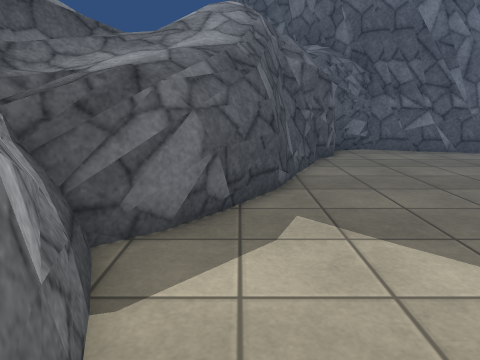
view 1 (above)

18 first-person views from a walk through a 3-D level made in the Unity game engine. The camera is 1.2 m above the floor, tilts 12° down and sees 70° across. The floor is counted in squares, 0.5 m on a side. Each view is taken from the middle of a square. On the plan, view 1 faces up. The plan holds only what a view shows up to about 20 squares ahead; the rest is blank. The place goes on beyond the plan. The player is left out. Some animated figures are not drawn. Surface patterns are stand-ins for the level's own textures.

view 2
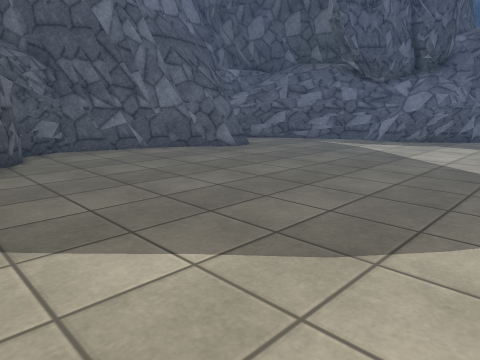

view 3
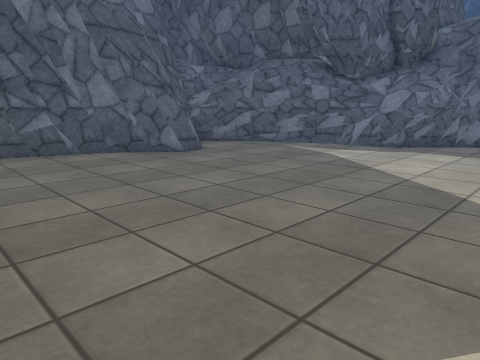

view 4
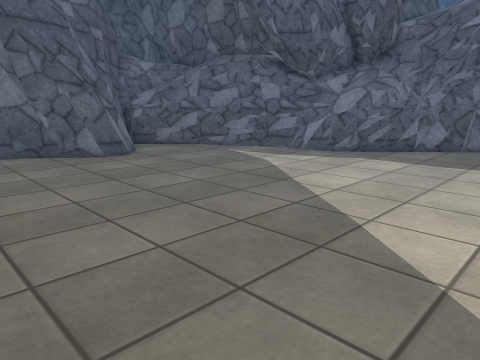

view 5
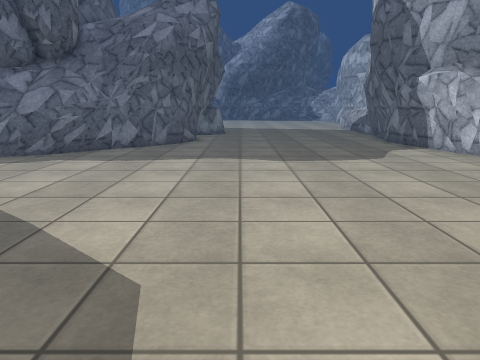

view 6
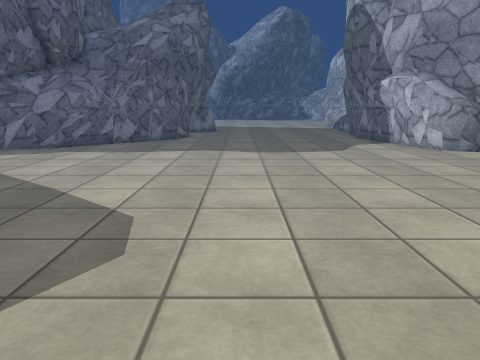

view 7
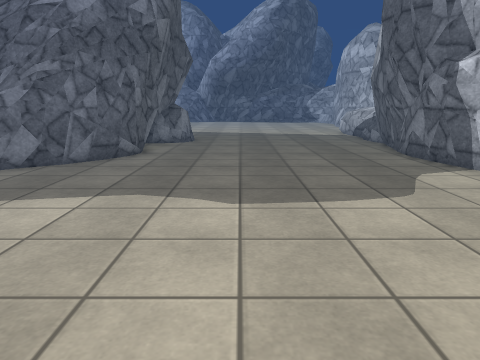

view 8
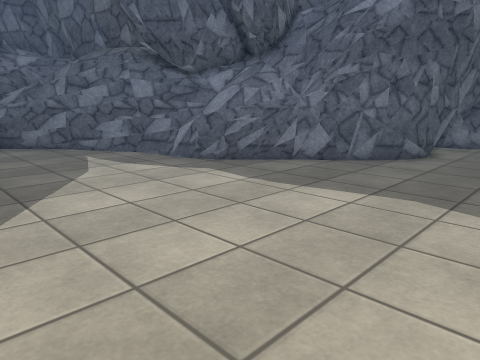

view 9
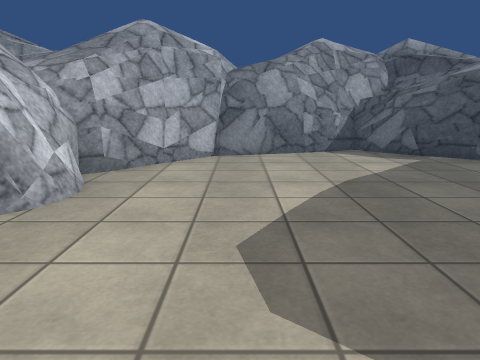

view 10
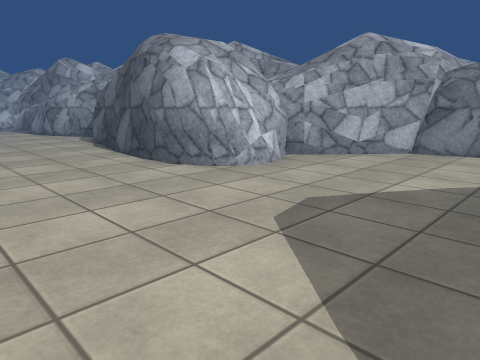

view 11
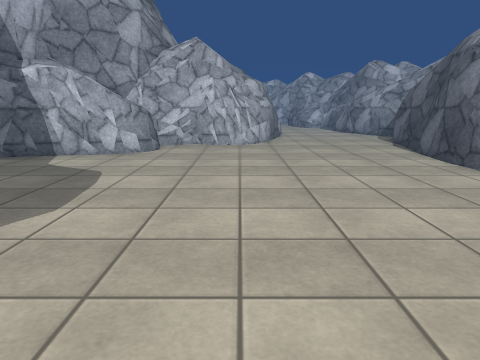

view 12
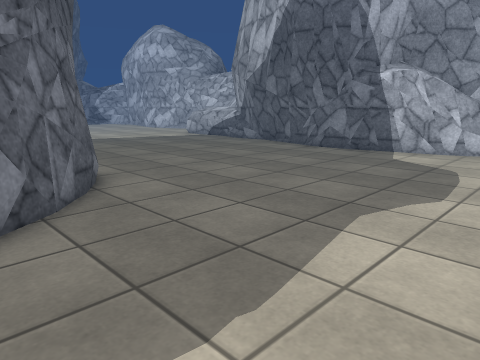

view 13
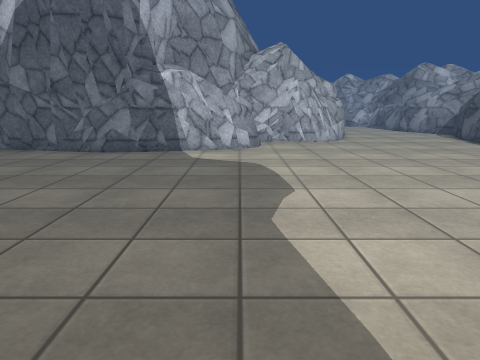

view 14
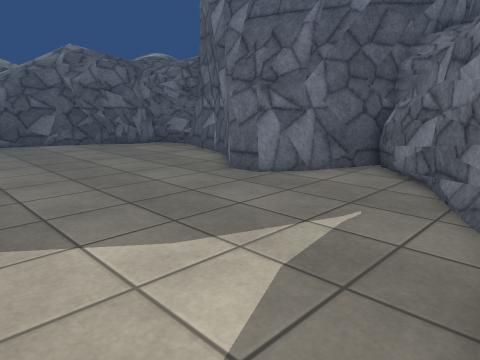

view 15
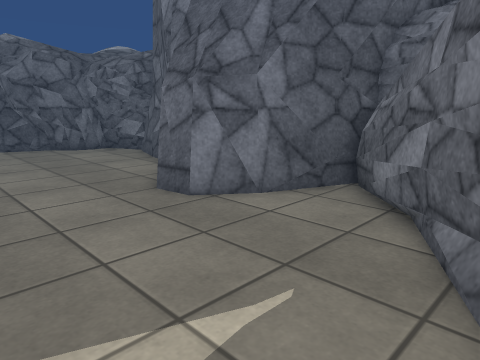

view 16
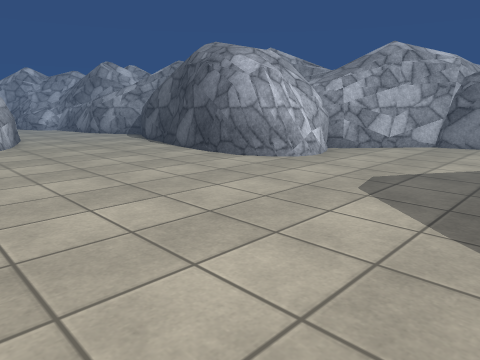

view 17
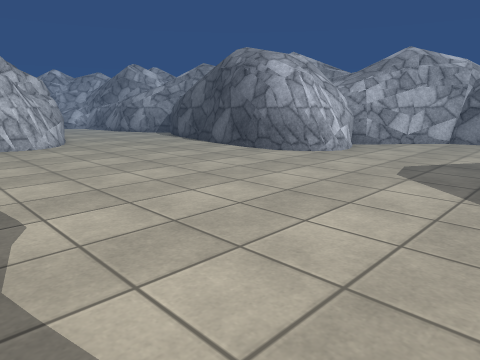

view 18
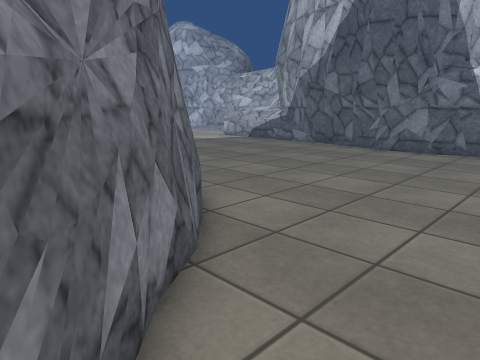

### Floor plan
Key: @ floor where view 1 was taken; # wall or solid block; . floor; = window, fence, low wall or low ledge; ^ raised ledge.
Columns run from 5 left of view 1 to 38 right of it. Each row starts with its distance up from view 1.
 20            ######       ###
 19           ##..=####    ##.##
 18          ##......###  ##=..##
 17          ##........#####....#
 16         ##..........###.....##
 15        ###...................##
 14        #=.....................##
 13       ##......................##
 12       #=.......................##
 11       #........................=##
 10  ^   ##........................=^
  9 ^^^^^##........................=^
  8 ^^^^##.........................=##
  7  ^^^#...........................###
  6  #==.............................###
  5  ##...............................###
  4  ##=...............................###
  3   ##................................###
  2    #=................................###
  1    ##..................................#####
  0    ##@......................................
 -1    ##.......................................
 -2    ##=......................................
 -3     ##=.....................................
 -4      ##=....................................
 -5       ###...................................
 -6        ###.====.............................
 -7          ######=............................
 -8          #######............................
 -9                #=...........................
-10                ##..........................
-11                ##...........................
-12                #=..................####### .
-13                #.................###########
-14                #...............=##
-15               ##..............=##
-16               #=..............^^^

Positions as (right, up) in squares from view 1, and headings:
1: (0, 0), facing up
2: (1, 0), facing up-right
3: (5, 0), facing up-right
4: (9, -1), facing up-right
5: (9, -2), facing right
6: (6, -3), facing right
7: (16, -4), facing right
8: (16, -4), facing up-right
9: (17, -1), facing left
10: (19, 4), facing down-left
11: (20, 4), facing down
12: (22, 6), facing down-right
13: (26, 6), facing down
14: (26, 6), facing up-left
15: (25, 10), facing up-left
16: (23, 4), facing down-left
17: (26, 4), facing down-left
18: (26, 7), facing down-right
